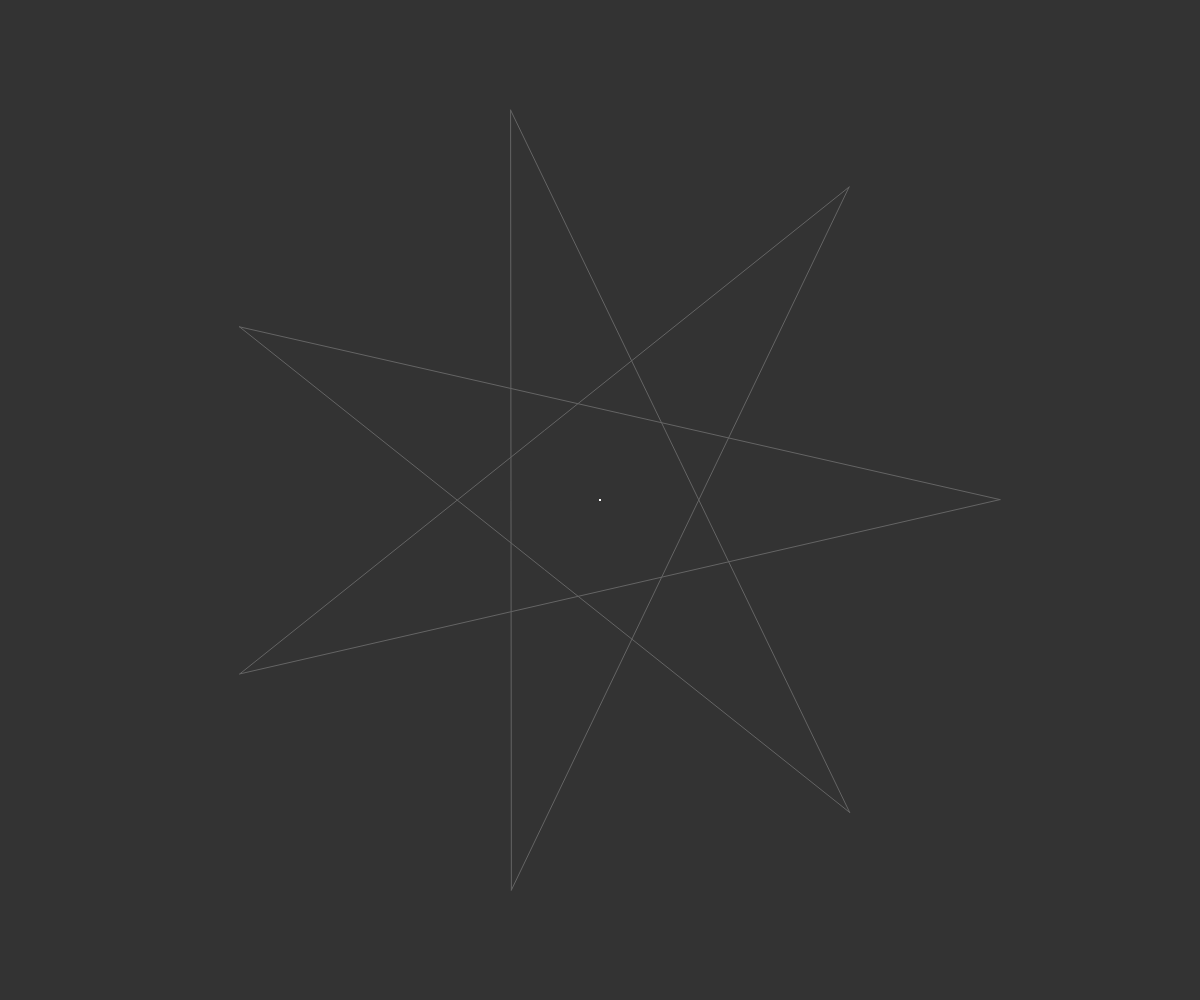
Frame 1 (no input)
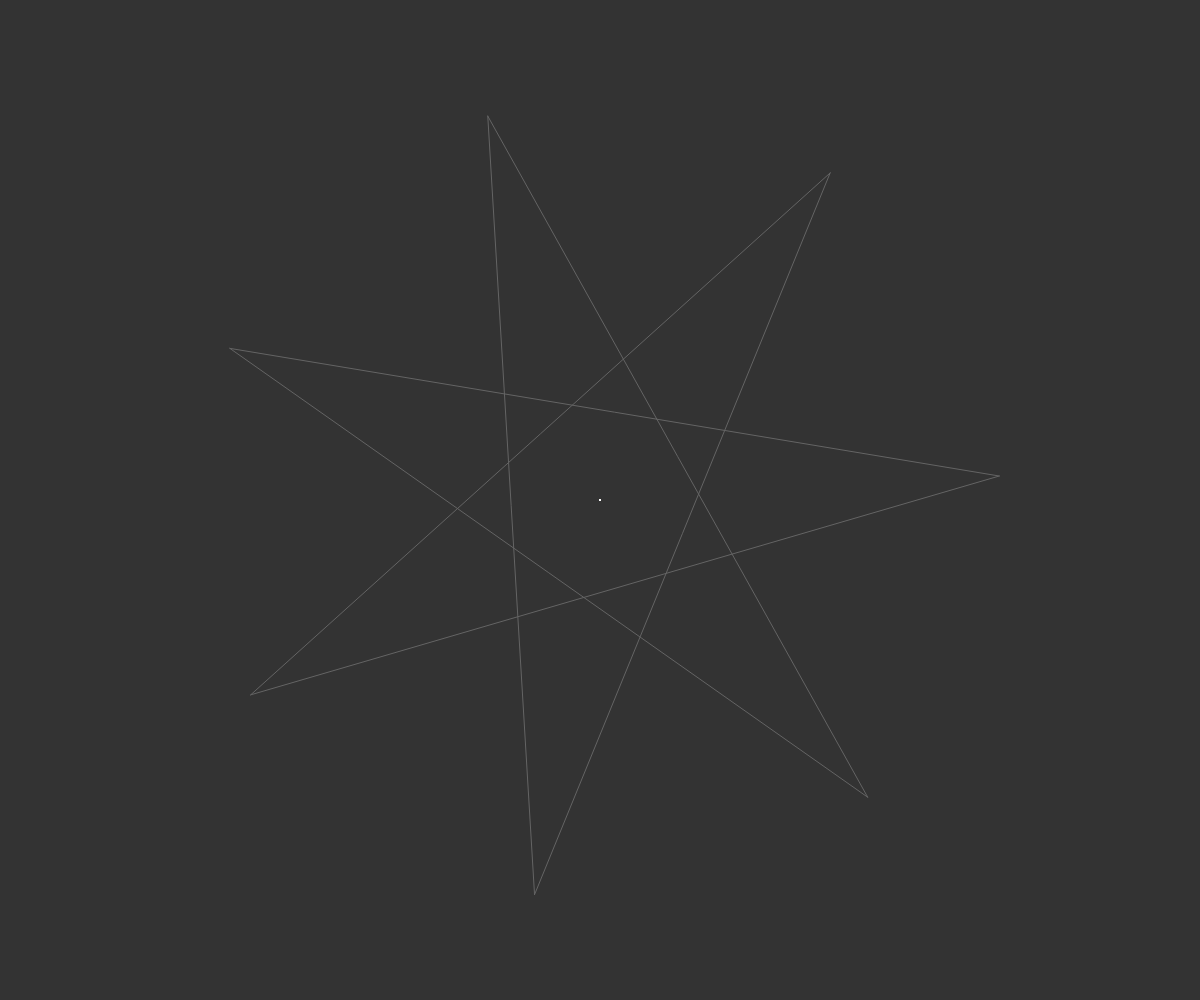
Frame 60 (no input)
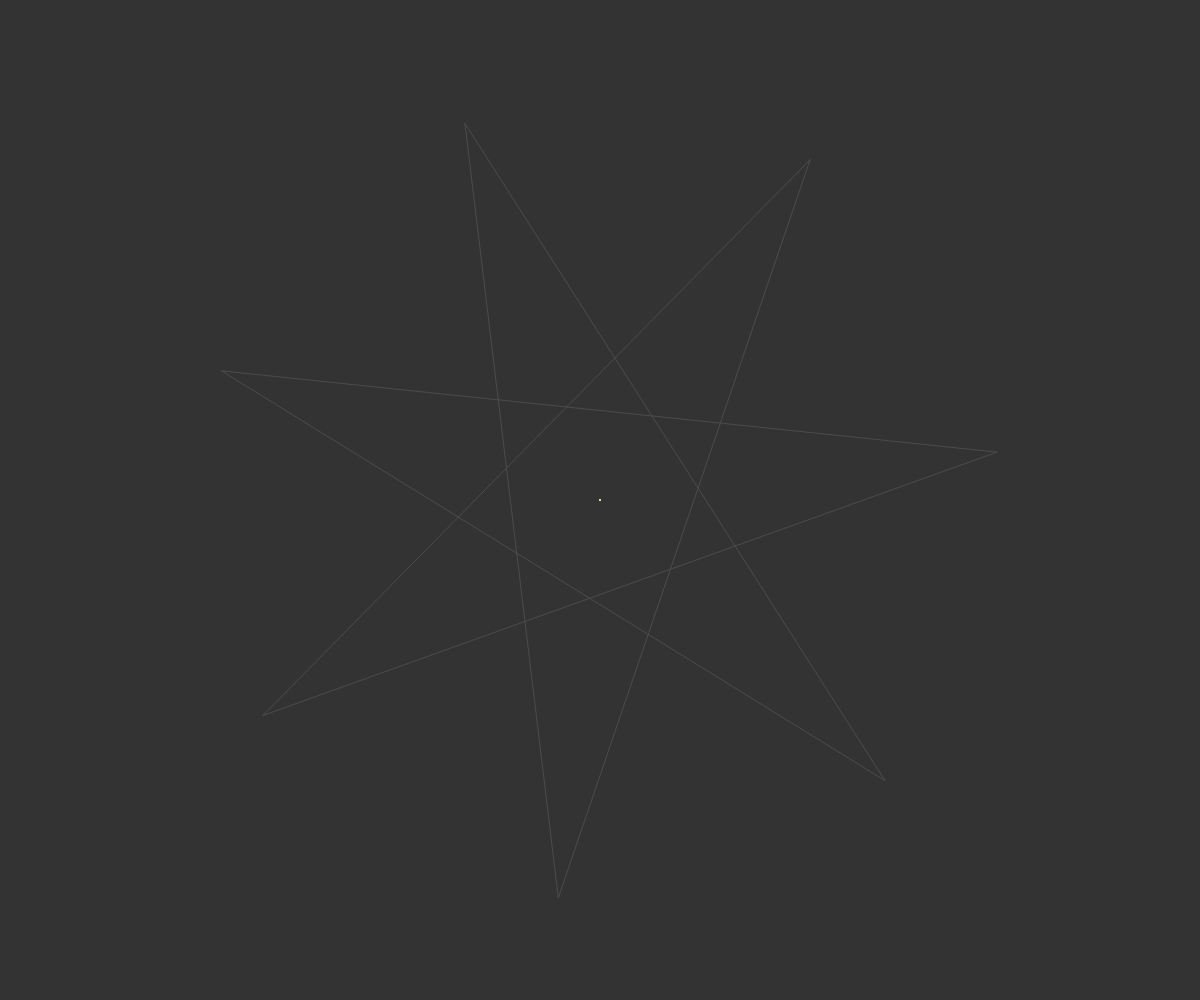
Frame 120 (the mouse pressed at the canvas centre since frame 60)

The p5.js sketch that drew these frames (run headless with seeded random() and noise() and a simulated clock; from frame 60 on, the mouse is pressed at the canvas centre):

// p5.js sketch
// ── sketch.js
let pointX = [];
let pointY = [];

let rad = 10;
let offset = 0;

let points = [];
let noOfPoints = 0;
let pointLimit = 12;

let oldMillisPoint = 0;

let showStar = true;
let showSquares = true;
let showTriangles = true;

function setup() {
	createCanvas(windowWidth, windowHeight)
	
	if (width > height) {
		rad = height*0.4;
	} else {
		rad = width*0.4;
	}
	
	for (let i = 0; i < pointLimit; i++) {
		points[i] = new Point;
	}
}

function draw() {
	background(51);
	translate(width/2, height/2);
	star();
	triangles();
	squares();
	pointUpdate();
}

function pointUpdate() {
	for (let i = 0; i < noOfPoints; i++) { 
		points[i].update();
	}
	if ((millis() - oldMillisPoint > 7704.28/3.25) && noOfPoints < pointLimit) {
		noOfPoints++;
		oldMillisPoint = millis();
	}
}

function star() {
	let r = []
	let angle = [];
	let angle2 = [];
	offset -= 0.001;
	
	//Updating angles
	for (let i = 0; i < 7; i++) {
		r[i] = rad;
		angle[i] = (TWO_PI / 7) * i;
		angle[i] += offset;
	}
	
	//Converting to polar
	for (let i = 0; i < 7; i++) {
		pointX[i] = r[i] * cos(angle[i]);
		pointY[i] = r[i] * sin(angle[i]);
	}
	
	//Drawing lines
	strokeWeight(1);
	stroke(map(mouseY, 0, height, 100, 51));
	beginShape(LINES)
	for (let i = 0; i < 7; i++) {
		vertex(pointX[i], pointY[i]);
		vertex(pointX[(i+4) % 7], pointY[(i+4) % 7]);
	}
	endShape();
}

function triangles() {
	for (let i = 0; i < 4; i++) {
		noFill();
		strokeWeight(2);
		stroke(map(mouseX, 0, width, 255, 0), map(mouseX, 0, width, 255, 200), map(mouseX, 0, width, 255, 200));
		beginShape()
		for (let j = 0; j < 3; j++) {
			vertex(points[(j*4+i)%12].x, points[(j*4+i)%12].y);
		}
		vertex(points[i].x, points[i].y);
		endShape(CLOSE);
	}
}

function squares() {
	for (let i = 0; i < 3; i++) {
		noFill();
		strokeWeight(2);
		stroke(map(mouseX, 0, width, 255, 200), map(mouseX, 0, width, 255, 200), map(mouseX, 0, width, 255, 0));
		beginShape()
		for (let j = 0; j < 4; j++) {
			vertex(points[(j*3)+i].x, points[(j*3)+i].y);
		}
		endShape(CLOSE);
	}
}
// ── Point.js
function Point(off) {
	this.x = 0;
	this.y = 0;
	this.speed;
	this.start;
	this.lineNoTop = 0;
	this.lineNoBottom = 0;
	this.angle = PI/2;
	this.offset = 0;
	this.oldMillisLineNo = 0;
	
	this.flag = true;
	this.timer = 0;
	
	this.setup = function() {

	}
	
	this.update = function() {
		fill(255);
		this.angleUpdate();
		this.lineUpdate();
		this.draw();
		if (this.lineNoTop == 4 && this.flag){
			this.timer = millis();
			this.flag = false;
		}
	}
	
	this.draw = function() {
		this.x = map(sin(this.angle),
					-1, 1,
					pointX[(this.lineNoTop) % 7],
					pointX[(this.lineNoBottom + 3) % 7]
				)
		this.y = map(sin(this.angle),
					-1, 1,
					pointY[(this.lineNoTop) % 7],
					pointY[(this.lineNoBottom + 3) % 7]
				)
		noStroke();
		ellipse(this.x, this.y, 10);
	}
	
	this.angleUpdate = function() {
		this.angle = PI+PI/2 + this.offset;
		this.offset += 0.0125;
	}
	
	this.lineUpdate = function() {
		if (sin(this.angle) > 0.999 && millis() - this.oldMillisLineNo > 20) {
			this.lineNoTop = this.lineNoBottom;
			this.oldMillisLineNo = millis();
		} else if (sin(this.angle) < -0.999 && millis() - this.oldMillisLineNo > 20) {
			this.lineNoBottom = this.lineNoTop + 1;
			this.oldMillisLineNo = millis();
		}
	}
}
